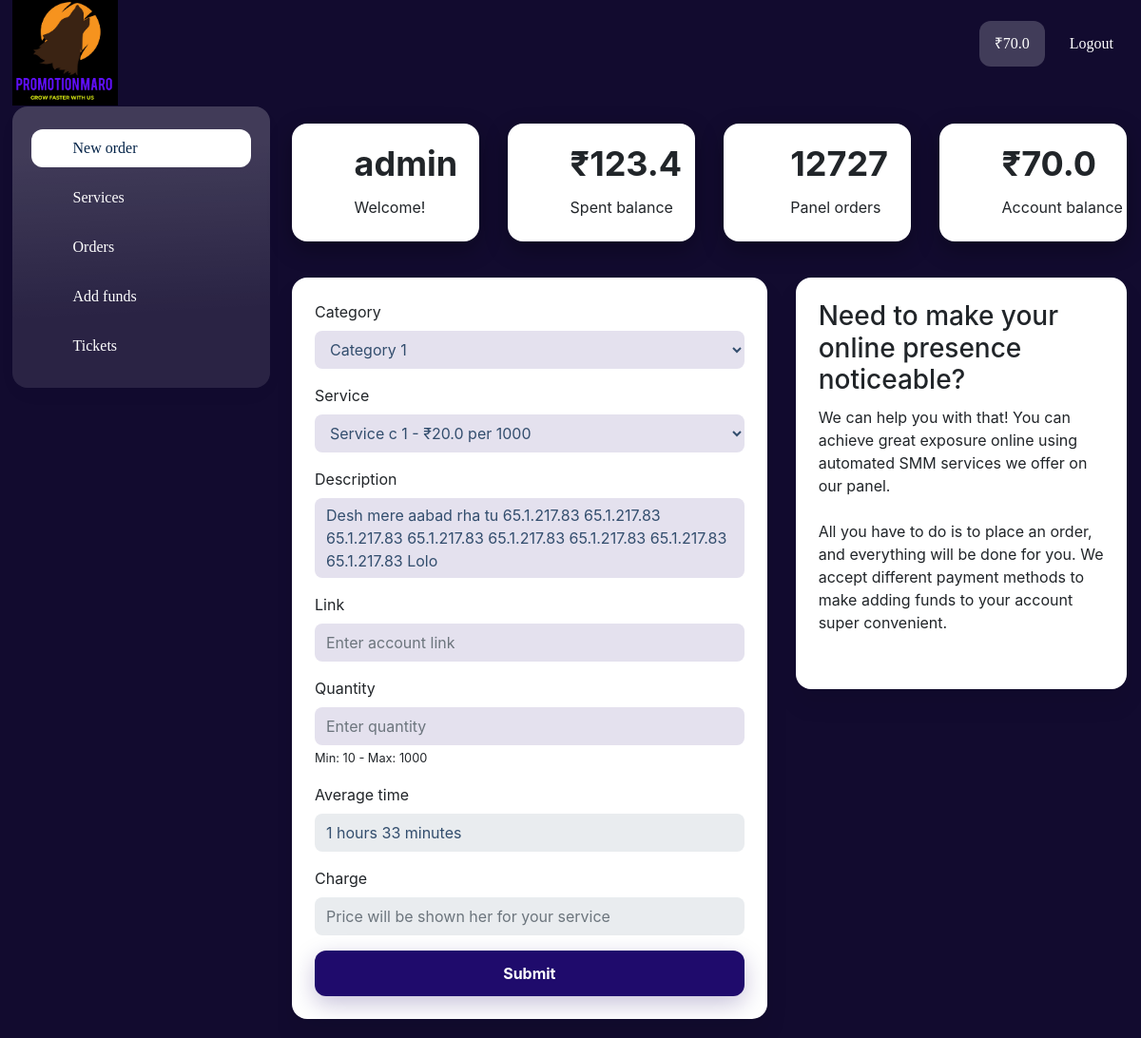
The app's page /dashboard (signed in), older data.
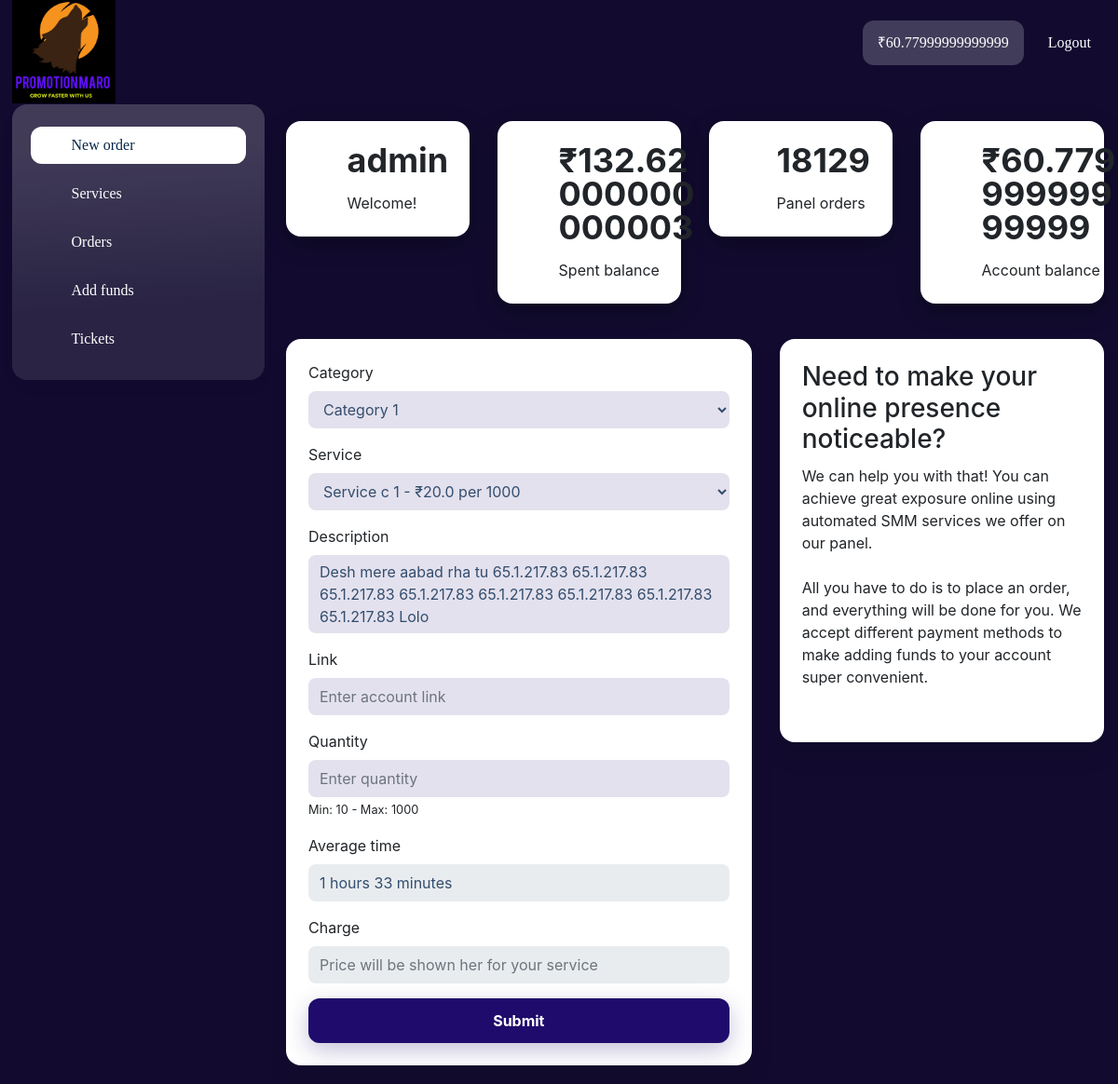
The same page, newer data.
### authapp/models.py (models this page shows, shortened)
class User(AbstractUser):
    name = models.CharField(max_length=100, blank=True)
    phone = models.CharField(max_length=100, blank=True)
    USERNAME_FIELD = 'username'
    REQUIRED_FIELDS = ['name']

class AccountBalance(models.Model):
    user = OneToOneField(User, on_delete=models.CASCADE)
    money = models.FloatField(default=0.00)
    updated = models.DateTimeField(auto_now_add=True)

### orders/models.py (models this page shows, shortened)
class OrdersModel(models.Model):
    service = models.ForeignKey(ServicesModel, on_delete=models.Case)
    user = models.ForeignKey(User, on_delete=models.CASCADE)
    status = models.CharField(max_length=20,
                              choices=STATUS_CHOICE,
                              default="Pending")
    link = models.URLField(blank=True, null=True)
    quantity = models.IntegerField(blank=True, null=True)
    charge = models.FloatField(blank=True, null=True)
    last_updated = models.DateTimeField(auto_now=True)
    order_placed = models.DateTimeField(auto_now_add=True)
    class Meta:
        verbose_name = "Order"

### dashboard/models.py (models this page shows)
class CounterOrder(models.Model):
    counter = models.IntegerField()

### dashboard/views.py (the view, shortened to what this page needs)
# urls.py: path('', include('dashboard.urls')),
@login_required
def dashboard(request):
    categories = CategoryModel.objects.filter(active=True)
    services = []
    for category in categories:
        service = ServicesModel.objects.filter(active=True, category=category)
        if service.count() > 0:
            category.services = service
            services.append(category)
    error_message = ""
    return render(request, "dashboard.html", {"categories": services})

### dashboard/templatetags/get_account_pay.py (called while the page is built)
@register.simple_tag
def get_account_balance(user):
    return AccountBalance.objects.get(user=user).money

@register.simple_tag
def get_spent_balance(user):
    balance = OrdersModel.objects.filter(user=user).exclude(status="Cancelled")
    total = 0
    for i in balance:
        total += i.charge
    return total

### dashboard/templatetags/get_live_updates.py (called while the page is built)
@register.simple_tag
def get_orders_count():
    counter = CounterOrder.objects.all().first()
    counter.counter = counter.counter + random.randint(2, 101)
    counter.save()
    return counter.counter

### dashboard/templates/dashboard.html (shortened to what the changed rows need)
{% extends 'base.html' %} {% block content %}
<div class="wrapper wrapper-sidebar-navbar">
    {% include 'components/dashboard_leftsidebar.html' %}
    <div class="wrapper-content">
        <div class="wrapper-content__body">
            {% include 'components/dashboard_herosection.html' %}
        </div>
    </div>
</div>
{% endblock content %}

### dashboard/templates/components/dashboard_leftsidebar.html (shortened to what the changed rows need)
{% load static %} {% load get_account_pay   %}
<div id="block_34" class="component_private_navbar">
    <span class="component_private_navbar">
        <div class="component-navbar-private__wrapper">
            <div
                class="sidebar-block__top-static component-navbar component-navbar__navbar-private editor__component-wrapper"
            >
                <div>
                    <nav class="navbar navbar-expand-lg navbar-light">
                        <div
                            class="collapse navbar-collapse"
                            id="navbar-collapse-34"
                        >
                            <div class="d-flex component-navbar-collapse">
                                <ul class="navbar-nav navbar-nav-currencies">
                                    <li
                                        class="nav-item d-flex align-items-center component-navbar-nav-item component-navbar-private-nav-item component-navbar-balance-wrap__navbar-private"
                                    >
                                        <a
                                            class="component-navbar-balance-item__navbar-private"
                                            >₹{% get_account_balance user %}
                                        </a>
                                    </li>
                                </ul>
                            </div>
                        </div>
                    </nav>
                </div>
            </div>
        </div>
    </span>
</div>

### dashboard/templates/components/dashboard_herosection.html (shortened to what the changed rows need)
{% load get_account_pay get_live_updates %}
    <div id="block_77">
        <div class="totals">
            <div class="container-fluid">
                <div
                    class="row align-items-start justify-content-start"
                >
                    <div class="col-lg-3 col-md-6 col-sm-12 mb-2 mt-2">
                        <div
                            class="card h-100"
                            style="
                                padding-top: 24px;
                                padding-bottom: 24px;
                                border-left-width: 0px;
                                border-right-width: 0px;
                                border-bottom-width: 0px;
                                border-top-width: 0px;
                                box-shadow: 0 8px 24px 0
                                    rgba(0, 0, 0, 0.32);
                                border-style: solid;
                            "
                        >
                            <div class="totals-block__card">
                                <div class="totals-block__card-right">
                                    <div class="totals-block__count">
                                        <div
                                            class="totals-block__count-value style-text-primary"
                                            style="
                                                font-size: 36px;
                                                line-height: 36px;
                                            "
                                        >
                                            {{request.user.username}}
                                        </div>
                                    </div>
                                </div>
                            </div>
                        </div>
                    </div>
                    <div class="col-lg-3 col-md-6 col-sm-12 mb-2 mt-2">
                        <div
                            class="card h-100"
                            style="
                                padding-top: 24px;
                                padding-bottom: 24px;
                                border-left-width: 0px;
                                border-right-width: 0px;
                                border-bottom-width: 0px;
                                border-top-width: 0px;
                                box-shadow: 0 8px 24px 0
                                    rgba(0, 0, 0, 0.32);
                                border-style: solid;
                            "
                        >
                            <div class="totals-block__card">
                                <div class="totals-block__card-right">
                                    <div class="totals-block__count">
                                        <div
                                            class="totals-block__count-value style-text-primary"
                                            style="
                                                font-size: 36px;
                                                line-height: 36px;
                                            "
                                        >
                                        ₹{% get_spent_balance user    %}
                                        </div>
                                    </div>
                                </div>
                            </div>
                        </div>
                    </div>
                    <div class="col-lg-3 col-md-6 col-sm-12 mb-2 mt-2">
                        <div
                            class="card h-100"
                            style="
                                padding-top: 24px;
                                padding-bottom: 24px;
                                border-left-width: 0px;
                                border-right-width: 0px;
                                border-bottom-width: 0px;
                                border-top-width: 0px;
                                box-shadow: 0 8px 24px 0
                                    rgba(0, 0, 0, 0.32);
                                border-style: solid;
                            "
                        >
                            <div class="totals-block__card">
                                <div class="totals-block__card-right">
                                    <div class="totals-block__count">
                                        <div
                                            class="totals-block__count-value style-text-primary"
                                            style="
                                                font-size: 36px;
                                                line-height: 36px;
                                            "
                                        >
                                            {% get_orders_count %}
                                        </div>
                                    </div>
                                </div>
                            </div>
                        </div>
                    </div>
                    <div class="col-lg-3 col-md-6 col-sm-12 mb-2 mt-2">
                        <div
                            class="card h-100"
                            style="
                                padding-top: 24px;
                                padding-bottom: 24px;
                                border-left-width: 0px;
                                border-right-width: 0px;
                                border-bottom-width: 0px;
                                border-top-width: 0px;
                                box-shadow: 0 8px 24px 0
                                    rgba(0, 0, 0, 0.32);
                                border-style: solid;
                            "
                        >
                            <div class="totals-block__card">
                                <div class="totals-block__card-right">
                                    <div class="totals-block__count">
                                        <div
                                            class="totals-block__count-value style-text-primary"
                                            style="
                                                font-size: 36px;
                                                line-height: 36px;
                                            "
                                        >
                                            ₹{% get_account_balance user    %}
                                        </div>
                                    </div>
                                </div>
                            </div>
                        </div>
                    </div>
                </div>
            </div>
        </div>
    </div>

Row changes from the older to the newer data that the page shows:
changed User "admin": id.money "70.0" → "60.77999999999999"; id.charge "123.4" → "132.62000000000003"
changed CounterOrder: counter+id "12727" → "18129"
